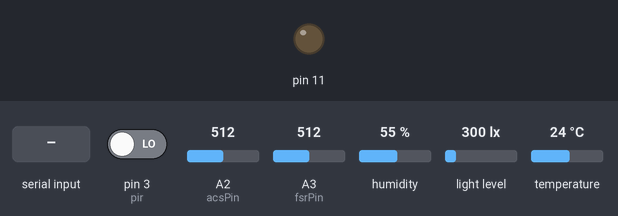
Recording of a sketch running on a simulated Arduino Uno, built with avr-gcc and run on an emulated ATmega328P. Parts: output pins drawn as LEDs (lit = HIGH). Inputs (shaded band) come from the test bench; at power-on: pin 3 (pir) LOW, A2 (acsPin) = 512, A3 (fsrPin) = 512, humidity 55 %, light level 300 lx, temperature 24 °C. What the sketch prints to the serial monitor is not drawn.

Above: at 1.2 s.
1.3 s: "node1-onD11" received over Serial
At 3.1 s:
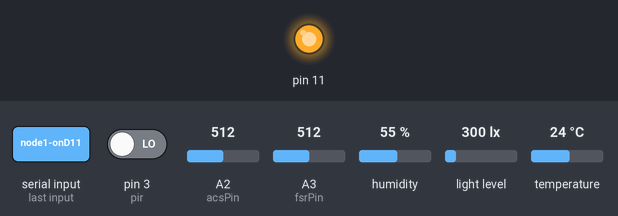
3.8 s: "node1-offD11" received over Serial
At 5.1 s:
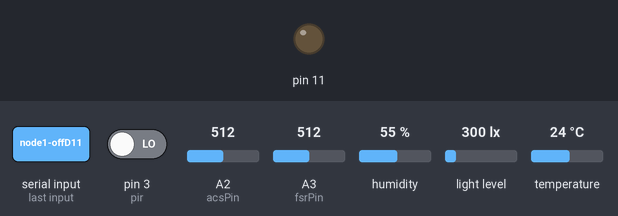
Timing chart, 0 to 6.8 s (numbered marks = the images above; inputs shaded):
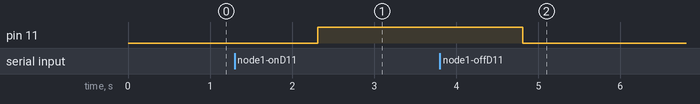

Measured:
- after the input at 1.3 s, pin 11: LOW → HIGH after 1.0 s
- after the input at 3.8 s, pin 11: HIGH → LOW after 1.0 s

The sketch:

node1.ino
```cpp
#include <Wire.h>
#include <BH1750.h>
#include <DHT.h>
#include <SimpleTimer.h>


#define DHTTYPE DHT22   // DHT 22  (AM2302)

//define pins
#define DHTPIN 2
#define pir 3
//##########previous status values##########
uint16_t luxPrevious = -1;
int intTemperaturePrevious = 0;
boolean motionStatusPrevious = false;
int fsrReadingPrevious = 0;
float currentValueFloatPrevious = -1;
//##########previous status values##########
BH1750 lightMeter;//A4-A5
int fsrPin=3; // the FSR and 10K pulldown are connected to a3
int acsPin=2; // the ACS712 is connected to a2
int fsrReading; // the analog reading from the FSR resistor divider
int currentSensorValue; // the analog reading from the ACS712 sensor
SimpleTimer timer;
int currentValueInt; //the value to send as current value (if light is on we set a current for the system to understand that node1-onD11 switched on the light

DHT dht(DHTPIN, DHTTYPE);


void setup(){
  Serial.begin(9600);
  lightMeter.begin();
  dht.begin();
  pinMode(pir, INPUT);
  pinMode(11, OUTPUT);
  timer.setInterval(5000, measure);
}

// a function to be executed periodically
void measure() {
  //Serial.println("start measure...");
  uint16_t lux = lightMeter.readLightLevel();
  float floatTemperature = dht.readTemperature(false);
  delay(250);
  int intTemperature = round(floatTemperature);
  boolean motionStatus = false;
  motionStatus = digitalRead(pir);
  fsrReading = analogRead(fsrPin);
  currentSensorValue = analogRead(acsPin);
  float currentValueFloat = (512-(float)currentSensorValue)*75.75757576/1023;
//  currentValueInt = round(currentValueFloat); //normally this is the real value of the sensor
  //Serial.print("lux: ");  Serial.println(lux);
  //Serial.print("intTemperature: ");  Serial.println(intTemperature);
  //Serial.print("motionStatus: ");  Serial.println(motionStatus);
  //Serial.print("fsrReading: ");  Serial.println(fsrReading);
  //Serial.print("currentValueInt: ");  Serial.println(currentValueInt);
  if (hasStatusChanged (lux, intTemperature, motionStatus, fsrReading, currentValueFloat)) {
    //Serial.println("?????enter??????");
    luxPrevious = lux;
    intTemperaturePrevious = intTemperature;
    motionStatusPrevious = motionStatus;
    fsrReadingPrevious = fsrReading;
    currentValueFloatPrevious = currentValueFloat;
    String result = String();
    result += "$$node1|";
    result += lux;
    result += "|";
    result.concat(intTemperature);
    result += "|";
    result += motionStatus;
    result += "|";
    result += fsrReading;
    result += "|";
    result.concat(currentValueInt);
    result += "$$";
    Serial.print(result);//for normal use
  }
}

void loop(){
  timer.run();
  if (Serial.available()) {
    String input = Serial.readString();

    if (input.indexOf("node1-onD11") > -1) {
        digitalWrite(11,HIGH);
        currentValueInt = 5;
    } else if (input.indexOf("node1-offD11") > -1) {
        digitalWrite(11,LOW);
        currentValueInt = 0;
    }
    input="";
  }
  delay(10);
}


boolean hasStatusChanged (uint16_t lux, int intTemperature, boolean motionStatus, int fsrReading, float currentValueFloat) {
  boolean result = false;
  if (luxPrevious==-1 && intTemperaturePrevious==0 && motionStatusPrevious==false && fsrReadingPrevious==0 && currentValueFloatPrevious==-1) { //first time
     //Serial.println("first time");
     result = true;
  }
  if (
      (abs(lux-luxPrevious)>50 && abs((lux-luxPrevious)*100/luxPrevious)>10)
      || (abs(intTemperature-intTemperaturePrevious)>2 && abs((intTemperature-intTemperaturePrevious)*100/intTemperaturePrevious)>10)
      || (motionStatusPrevious != motionStatus)
      || (abs(fsrReading-fsrReadingPrevious)>50 && abs((fsrReading-fsrReadingPrevious)*100/fsrReadingPrevious)>10)
      || ((currentValueFloatPrevious==0 || currentValueFloat==0) && currentValueFloatPrevious!=currentValueFloat)
     ) {
       //Serial.println("status has changed!!!");
       result = true;
     }
    return result;
}

  //Serial.println(result);//for debug use
//  result.concat(lux).concat("|").concat(temperature).concat("|").concat(motionStatus).concat("|");
//  Serial.print(lux);
//  Serial.print("|");
//  Serial.print(temperature);
//  Serial.print("|");
//  Serial.println(motionStatus);
//  Serial.print("|");
  /*Serial.print("Light: ");
  Serial.print(lux);
  Serial.println(" lx");

  Serial.print("Temperature: ");
  Serial.print(temperature);
  Serial.println(" *C ");

  Serial.print("Status: ");
  Serial.println(motionStatus);*/
```
